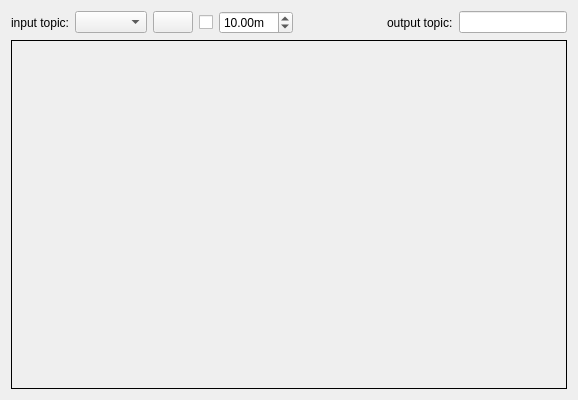
<?xml version="1.0" encoding="UTF-8"?>
<ui version="4.0">
 <class>ImageCropperWidget</class>
 <widget class="QWidget" name="ImageCropperWidget">
  <property name="enabled">
   <bool>true</bool>
  </property>
  <property name="geometry">
   <rect>
    <x>0</x>
    <y>0</y>
    <width>578</width>
    <height>400</height>
   </rect>
  </property>
  <property name="windowTitle">
   <string>Image Enhancer</string>
  </property>
  <layout class="QVBoxLayout" name="verticalLayout" stretch="0,1,0">
   <item>
    <layout class="QHBoxLayout" name="horizontalLayout" stretch="0,0,0,0,0,1,0,0">
     <item>
      <widget class="QLabel" name="label_2">
       <property name="text">
        <string>input topic:</string>
       </property>
      </widget>
     </item>
     <item>
      <widget class="QComboBox" name="topics_combo_box">
       <property name="sizeAdjustPolicy">
        <enum>QComboBox::AdjustToContents</enum>
       </property>
      </widget>
     </item>
     <item>
      <widget class="QPushButton" name="refresh_topics_push_button"/>
     </item>
     <item>
      <widget class="QCheckBox" name="dynamic_range_check_box">
       <property name="toolTip">
        <string>Dynamic depth range</string>
       </property>
       <property name="text">
        <string/>
       </property>
      </widget>
     </item>
     <item>
      <widget class="QDoubleSpinBox" name="max_range_double_spin_box">
       <property name="toolTip">
        <string>Max depth</string>
       </property>
       <property name="suffix">
        <string>m</string>
       </property>
       <property name="minimum">
        <double>0.010000000000000</double>
       </property>
       <property name="maximum">
        <double>100.000000000000000</double>
       </property>
       <property name="value">
        <double>10.000000000000000</double>
       </property>
      </widget>
     </item>
     <item>
      <spacer name="horizontalSpacer">
       <property name="orientation">
        <enum>Qt::Horizontal</enum>
       </property>
       <property name="sizeHint" stdset="0">
        <size>
         <width>40</width>
         <height>20</height>
        </size>
       </property>
      </spacer>
     </item>
     <item>
      <widget class="QLabel" name="label">
       <property name="text">
        <string>output topic:</string>
       </property>
      </widget>
     </item>
     <item>
      <widget class="QLineEdit" name="out_topic_line_edit"/>
     </item>
    </layout>
   </item>
   <item>
    <layout class="QHBoxLayout" name="horizontalLayout_2" stretch="1,0">
     <property name="spacing">
      <number>0</number>
     </property>
     <item>
      <widget class="rqt_image_enhancer::RatioLayoutedFrame" name="image_frame">
       <property name="sizePolicy">
        <sizepolicy hsizetype="Expanding" vsizetype="Expanding">
         <horstretch>0</horstretch>
         <verstretch>0</verstretch>
        </sizepolicy>
       </property>
       <property name="minimumSize">
        <size>
         <width>80</width>
         <height>60</height>
        </size>
       </property>
       <property name="frameShape">
        <enum>QFrame::Box</enum>
       </property>
       <property name="lineWidth">
        <number>1</number>
       </property>
      </widget>
     </item>
     <item>
      <spacer name="horizontalSpacer_2">
       <property name="orientation">
        <enum>Qt::Horizontal</enum>
       </property>
       <property name="sizeType">
        <enum>QSizePolicy::Expanding</enum>
       </property>
       <property name="sizeHint" stdset="0">
        <size>
         <width>0</width>
         <height>20</height>
        </size>
       </property>
      </spacer>
     </item>
    </layout>
   </item>
   <item>
    <spacer name="verticalSpacer">
     <property name="orientation">
      <enum>Qt::Vertical</enum>
     </property>
     <property name="sizeHint" stdset="0">
      <size>
       <width>20</width>
       <height>0</height>
      </size>
     </property>
    </spacer>
   </item>
  </layout>
 </widget>
 <customwidgets>
  <customwidget>
   <class>rqt_image_enhancer::RatioLayoutedFrame</class>
   <extends>QFrame</extends>
   <header>rqt_image_enhancer/ratio_layouted_frame.h</header>
   <container>1</container>
  </customwidget>
 </customwidgets>
 <resources/>
 <connections/>
</ui>
